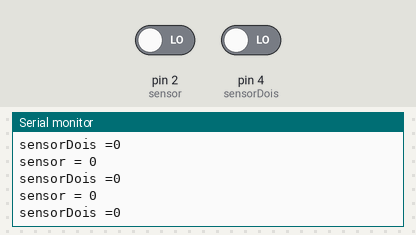
The sketch below on a simulated Arduino Uno, built with avr-gcc and run on an emulated ATmega328P. Shown: the last lines printed to the serial monitor. The inputs (shaded band) are chosen by the test bench; at power-on: pin 2 (sensor) LOW, pin 4 (sensorDois) LOW.

Above: at 1.2 s.
1.3 s: pin 2 (sensor) driven HIGH
At 2.2 s:
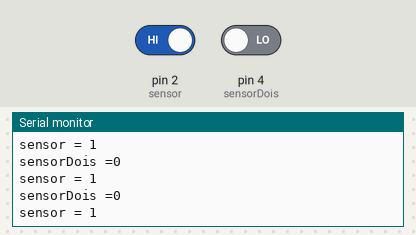
4.3 s: pin 4 (sensorDois) driven HIGH
At 4.8 s:
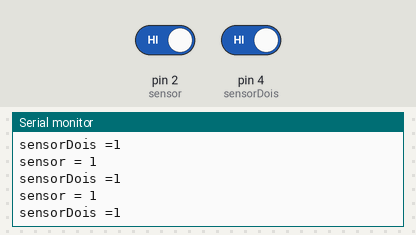

The sketch:

sketch_nov9a.ino
```cpp
int sensor = 2;
int sensorDois = 4;

void setup () {

digitalWrite (sensor, INPUT);
digitalWrite (sensorDois, INPUT);

Serial.begin (9600);
}

void loop () {
sensor = digitalRead (2);
sensorDois = digitalRead (4);

Serial.print ("sensor = " );
  Serial.println (sensor);

  Serial.print ("sensorDois =");
  Serial.println (sensorDois);

}  
```

Measured:
- after the input at 1.3 s, the serial monitor: prints a new line after 0.08 s (image 1)
- after the input at 4.3 s, the serial monitor: prints a new line after 0.09 s (image 2)
